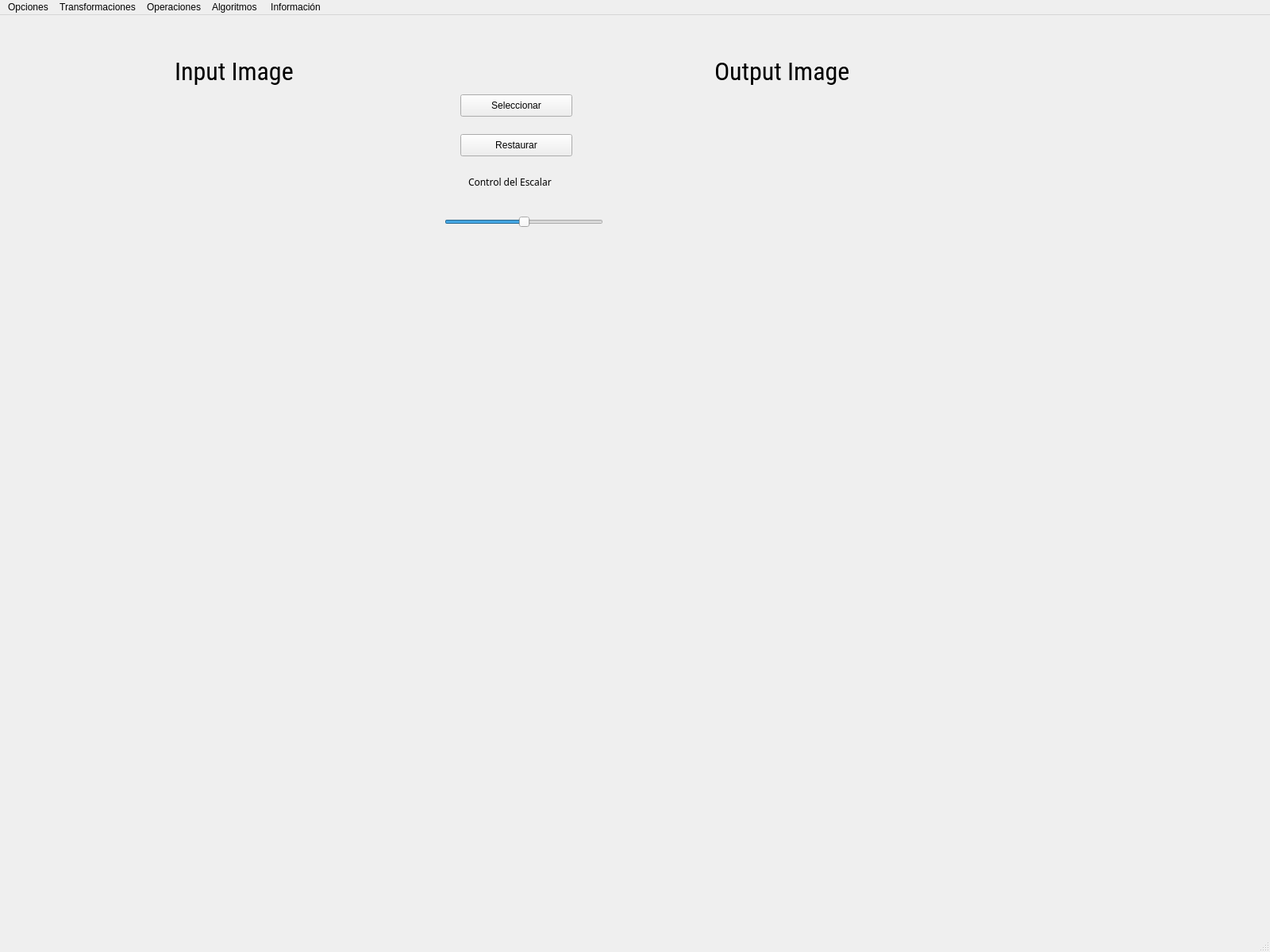
<?xml version="1.0" encoding="UTF-8"?>
<ui version="4.0">
 <class>MainWindow</class>
 <widget class="QMainWindow" name="MainWindow">
  <property name="geometry">
   <rect>
    <x>0</x>
    <y>0</y>
    <width>1600</width>
    <height>1200</height>
   </rect>
  </property>
  <property name="windowTitle">
   <string>MainWindow</string>
  </property>
  <property name="windowIcon">
   <iconset>
    <normaloff>../../docs/img/racoonized_logo.png</normaloff>
    <normalon>../../docs/img/racoonized_logo2.png</normalon>../../docs/img/racoonized_logo.png</iconset>
  </property>
  <property name="toolButtonStyle">
   <enum>Qt::ToolButtonIconOnly</enum>
  </property>
  <widget class="QWidget" name="centralwidget">
   <widget class="QLabel" name="label">
    <property name="geometry">
     <rect>
      <x>220</x>
      <y>50</y>
      <width>151</width>
      <height>41</height>
     </rect>
    </property>
    <property name="font">
     <font>
      <family>Roboto Condensed</family>
      <pointsize>24</pointsize>
     </font>
    </property>
    <property name="text">
     <string>Input Image</string>
    </property>
   </widget>
   <widget class="QLabel" name="label_2">
    <property name="geometry">
     <rect>
      <x>900</x>
      <y>50</y>
      <width>181</width>
      <height>41</height>
     </rect>
    </property>
    <property name="font">
     <font>
      <family>Roboto Condensed</family>
      <pointsize>24</pointsize>
     </font>
    </property>
    <property name="text">
     <string>Output Image</string>
    </property>
   </widget>
   <widget class="QLabel" name="img_input">
    <property name="geometry">
     <rect>
      <x>50</x>
      <y>150</y>
      <width>450</width>
      <height>400</height>
     </rect>
    </property>
    <property name="text">
     <string/>
    </property>
   </widget>
   <widget class="QLabel" name="img_output">
    <property name="geometry">
     <rect>
      <x>850</x>
      <y>150</y>
      <width>450</width>
      <height>400</height>
     </rect>
    </property>
    <property name="text">
     <string/>
    </property>
   </widget>
   <widget class="QPushButton" name="btn_seleccionar">
    <property name="geometry">
     <rect>
      <x>580</x>
      <y>100</y>
      <width>141</width>
      <height>28</height>
     </rect>
    </property>
    <property name="text">
     <string>Seleccionar</string>
    </property>
    <property name="icon">
     <iconset theme="insert-image">
      <normaloff>../computer_vision/Analizador/Analizador_imagen/src/MainWindow</normaloff>../computer_vision/Analizador/Analizador_imagen/src/MainWindow</iconset>
    </property>
   </widget>
   <widget class="QPushButton" name="btn_restaurar">
    <property name="geometry">
     <rect>
      <x>580</x>
      <y>150</y>
      <width>141</width>
      <height>28</height>
     </rect>
    </property>
    <property name="text">
     <string>Restaurar</string>
    </property>
    <property name="icon">
     <iconset theme="edit-undo">
      <normaloff>../computer_vision/Analizador/Analizador_imagen/src/MainWindow</normaloff>../computer_vision/Analizador/Analizador_imagen/src/MainWindow</iconset>
    </property>
   </widget>
   <widget class="QSlider" name="slider">
    <property name="geometry">
     <rect>
      <x>560</x>
      <y>240</y>
      <width>200</width>
      <height>41</height>
     </rect>
    </property>
    <property name="styleSheet">
     <string notr="true"/>
    </property>
    <property name="minimum">
     <number>-255</number>
    </property>
    <property name="maximum">
     <number>255</number>
    </property>
    <property name="orientation">
     <enum>Qt::Horizontal</enum>
    </property>
   </widget>
   <widget class="QLabel" name="labelValue">
    <property name="geometry">
     <rect>
      <x>640</x>
      <y>230</y>
      <width>41</width>
      <height>20</height>
     </rect>
    </property>
    <property name="text">
     <string/>
    </property>
   </widget>
   <widget class="QLabel" name="label_3">
    <property name="geometry">
     <rect>
      <x>590</x>
      <y>200</y>
      <width>131</width>
      <height>20</height>
     </rect>
    </property>
    <property name="font">
     <font>
      <family>Sans</family>
     </font>
    </property>
    <property name="text">
     <string>Control del Escalar</string>
    </property>
   </widget>
  </widget>
  <widget class="QMenuBar" name="menubar">
   <property name="geometry">
    <rect>
     <x>0</x>
     <y>0</y>
     <width>1600</width>
     <height>25</height>
    </rect>
   </property>
   <widget class="QMenu" name="menuOpciones">
    <property name="title">
     <string>Opciones</string>
    </property>
   </widget>
   <widget class="QMenu" name="menuTransformaciones">
    <property name="title">
     <string>Transformaciones</string>
    </property>
    <widget class="QMenu" name="menuFiltros_Tonalidades">
     <property name="title">
      <string>Conversión y Tono</string>
     </property>
     <addaction name="action_BN"/>
     <addaction name="action_Negativo"/>
     <addaction name="action_Binario"/>
     <addaction name="action_BinarioInv"/>
     <addaction name="action_Posterizado"/>
    </widget>
    <widget class="QMenu" name="menuAjuste">
     <property name="title">
      <string>Ajuste</string>
     </property>
     <addaction name="action_Intensidad"/>
     <addaction name="action_Contraste"/>
    </widget>
    <widget class="QMenu" name="menuEspeciales">
     <property name="title">
      <string>Especiales</string>
     </property>
     <addaction name="action_Parabola"/>
     <addaction name="action_ParabolaInv"/>
    </widget>
    <addaction name="menuFiltros_Tonalidades"/>
    <addaction name="menuAjuste"/>
    <addaction name="menuEspeciales"/>
   </widget>
   <widget class="QMenu" name="menuAlgoritmos_ML">
    <property name="title">
     <string>Algoritmos </string>
    </property>
   </widget>
   <widget class="QMenu" name="menuInformaci_n">
    <property name="title">
     <string>Información</string>
    </property>
    <addaction name="mostrarInfo"/>
    <addaction name="ver_bitmap"/>
   </widget>
   <widget class="QMenu" name="menuTransformaciones_Geom_tricas">
    <property name="title">
     <string>Operaciones</string>
    </property>
    <addaction name="mostrarOperaciones"/>
   </widget>
   <addaction name="menuOpciones"/>
   <addaction name="menuTransformaciones"/>
   <addaction name="menuTransformaciones_Geom_tricas"/>
   <addaction name="menuAlgoritmos_ML"/>
   <addaction name="menuInformaci_n"/>
  </widget>
  <widget class="QStatusBar" name="statusbar"/>
  <action name="mostrarInfo">
   <property name="text">
    <string>Mostrar</string>
   </property>
  </action>
  <action name="ver_bitmap">
   <property name="text">
    <string>Ver Bitmap</string>
   </property>
  </action>
  <action name="Filtro_BN">
   <property name="text">
    <string>Blanco y Negro</string>
   </property>
  </action>
  <action name="filtroBN">
   <property name="text">
    <string>Filtro BN</string>
   </property>
  </action>
  <action name="actionBN">
   <property name="text">
    <string>BN</string>
   </property>
  </action>
  <action name="actionBinario">
   <property name="text">
    <string>Binario</string>
   </property>
  </action>
  <action name="actionBinario_Invertido">
   <property name="text">
    <string>Binario Invertido</string>
   </property>
  </action>
  <action name="actionNegativo">
   <property name="text">
    <string>Negativo</string>
   </property>
  </action>
  <action name="actionAjustar_Brillo">
   <property name="text">
    <string>Ajustar Brillo</string>
   </property>
  </action>
  <action name="actionAjustar_Contraste">
   <property name="text">
    <string>Ajustar Contraste</string>
   </property>
  </action>
  <action name="actionParabola">
   <property name="text">
    <string>Parábola</string>
   </property>
  </action>
  <action name="actionParabolaInv">
   <property name="text">
    <string>Parábola Invertida</string>
   </property>
  </action>
  <action name="actionPosterizado">
   <property name="text">
    <string>Posterizado</string>
   </property>
  </action>
  <action name="action_BN">
   <property name="text">
    <string>Blanco y Negro</string>
   </property>
  </action>
  <action name="action_Negativo">
   <property name="text">
    <string>Negativo</string>
   </property>
  </action>
  <action name="action_Binario">
   <property name="text">
    <string>Binario</string>
   </property>
  </action>
  <action name="action_BinarioInv">
   <property name="text">
    <string>Binario Invertido</string>
   </property>
  </action>
  <action name="action_Posterizado">
   <property name="text">
    <string>Posterizado</string>
   </property>
  </action>
  <action name="action_Intensidad">
   <property name="text">
    <string>Ajustar Brillo</string>
   </property>
  </action>
  <action name="action_Contraste">
   <property name="text">
    <string>Ajustar Contraste</string>
   </property>
  </action>
  <action name="action_Parabola">
   <property name="text">
    <string>Parábola</string>
   </property>
  </action>
  <action name="action_ParabolaInv">
   <property name="text">
    <string>Parábola Invertida</string>
   </property>
  </action>
  <action name="mostrarOperaciones">
   <property name="text">
    <string>Abrir Menú</string>
   </property>
  </action>
 </widget>
 <resources/>
 <connections/>
</ui>
